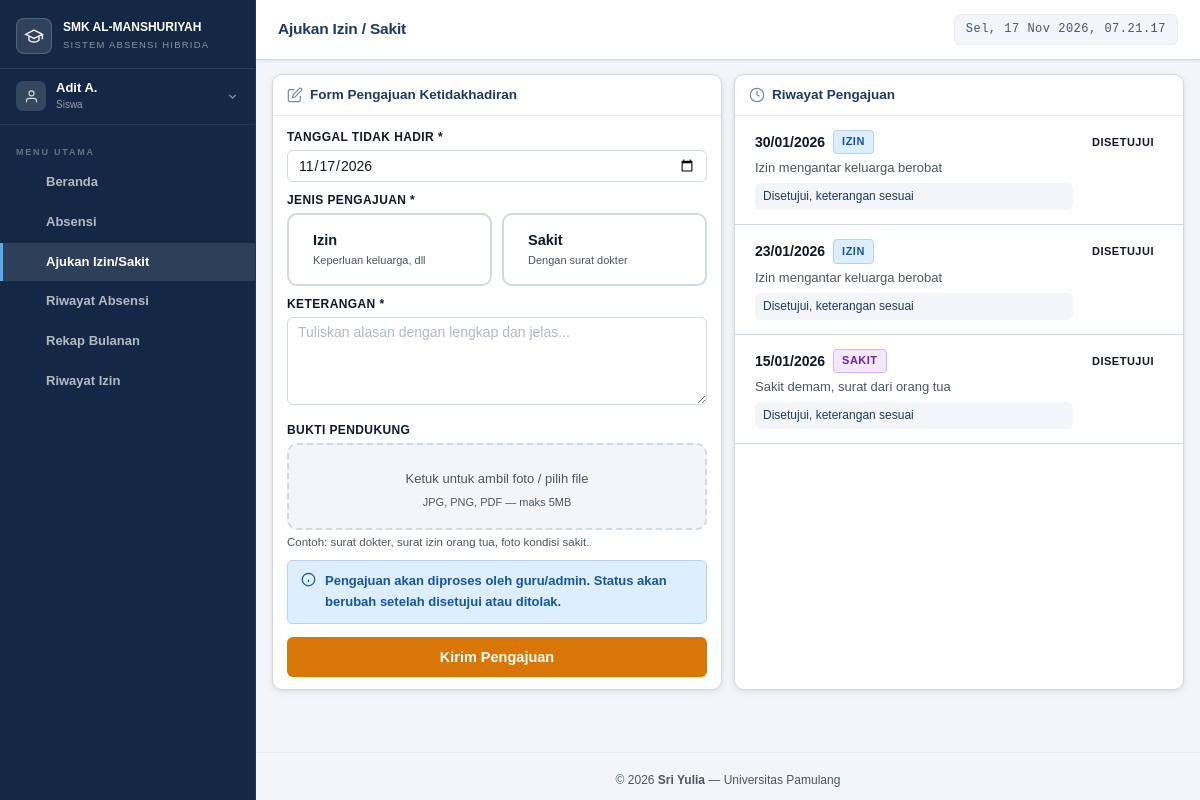
The page /siswa/izin.php (signed in) on the database its author committed.
### tables this page shows
CREATE TABLE `pengajuan_izin` (
  `id` int(11) NOT NULL,
  `siswa_id` int(11) NOT NULL,
  `tanggal` date NOT NULL,
  `jenis` enum('izin','sakit') NOT NULL,
  `keterangan` text DEFAULT NULL,
  `bukti_foto` varchar(255) DEFAULT NULL,
  `status` enum('menunggu','disetujui','ditolak') DEFAULT 'menunggu',
  `diproses_oleh` int(11) DEFAULT NULL,
  `catatan_petugas` text DEFAULT NULL,
  `created_at` timestamp NOT NULL DEFAULT current_timestamp(),
  `updated_at` timestamp NOT NULL DEFAULT current_timestamp() ON UPDATE current_timestamp()
);

### siswa/izin.php (the view, shortened to what this page needs)
<?php
require_once '../includes/config.php';
require_once '../includes/functions.php';
$siswaId = $_SESSION['siswa_id'];
$tanggalDefault = $_GET['tanggal'] ?? date('Y-m-d');
$stmtRiwayat = $pdo->prepare("
    SELECT * FROM pengajuan_izin WHERE siswa_id = ?
    ORDER BY created_at DESC LIMIT 10
");
$stmtRiwayat->execute([$siswaId]);
$riwayatPengajuan = $stmtRiwayat->fetchAll();
require_once '../includes/header.php';
?>
<div style="display:grid;grid-template-columns:1fr 1fr;gap:12px" class="izin-grid">
  <div class="card">
    <div class="card-header">
      <div class="card-title"><svg viewBox="0 0 24 24" fill="none" stroke="currentColor" stroke-width="1.8" style="width:16px;height:16px;opacity:.6"><path d="M11 4H4a2 2 0 00-2 2v14a2 2 0 002 2h14a2 2 0 002-2v-7"/><path d="M18.5 2.5a2.121 2.121 0 013 3L12 15l-4 1 1-4 9.5-9.5z"/></svg>
        Form Pengajuan Ketidakhadiran</div>
    </div>
    <div class="card-body">
      <form method="POST" enctype="multipart/form-data">
        <div class="form-group">
          <label class="form-label">Tanggal Tidak Hadir *</label>
          <input type="date" name="tanggal" class="form-control"
                 value="<?= $tanggalDefault ?>"
                 max="<?= date('Y-m-d') ?>" required>
        </div>
        <div class="form-group">
          <label class="form-label">Jenis Pengajuan *</label>
          <div style="display:grid;grid-template-columns:1fr 1fr;gap:10px">
            <label style="border:2px solid var(--border);border-radius:10px;padding:14px;cursor:pointer;transition:all .2s;display:flex;align-items:center;gap:10px" id="label-izin">
              <div>
                <div style="font-weight:700">Izin</div>
                <div style="font-size:11px;color:var(--text-muted)">Keperluan keluarga, dll</div>
              </div>
            </label>
            <label style="border:2px solid var(--border);border-radius:10px;padding:14px;cursor:pointer;transition:all .2s;display:flex;align-items:center;gap:10px" id="label-sakit">
              <div>
                <div style="font-weight:700">Sakit</div>
                <div style="font-size:11px;color:var(--text-muted)">Dengan surat dokter</div>
              </div>
            </label>
          </div>
        </div>
        <div class="form-group">
          <label class="form-label">Keterangan *</label>
          <textarea name="keterangan" class="form-control" rows="4"
                    placeholder="Tuliskan alasan dengan lengkap dan jelas..."
                    required><?= htmlspecialchars($_POST['keterangan'] ?? '') ?></textarea>
        </div>
        <div class="form-group">
          <label class="form-label">Bukti Pendukung</label>
          <div style="border:2px dashed var(--border);border-radius:10px;padding:16px;text-align:center;cursor:pointer;background:var(--bg)" onclick="document.getElementById('bukti-input').click()">
            <div id="preview-foto">
              <div style="font-size:13px;color:var(--text-muted)">Ketuk untuk ambil foto / pilih file</div>
              <div style="font-size:11px;color:var(--text-muted);margin-top:4px">JPG, PNG, PDF — maks 5MB</div>
            </div>
          </div>
          <div class="form-hint">
            Contoh: surat dokter, surat izin orang tua, foto kondisi sakit.
          </div>
        </div>
        <div class="alert alert-info">
          <svg viewBox="0 0 24 24" fill="none" stroke="currentColor" stroke-width="2" style="width:15px;height:15px;flex-shrink:0"><circle cx="12" cy="12" r="10"/><line x1="12" y1="16" x2="12" y2="12"/><line x1="12" y1="8" x2="12.01" y2="8"/></svg> Pengajuan akan diproses oleh guru/admin. Status akan berubah setelah disetujui atau ditolak.
        </div>
        <button type="submit" class="btn btn-warning btn-block btn-lg">
          Kirim Pengajuan
        </button>
      </form>
    </div>
  </div>
  <div class="card">
    <div class="card-header">
      <div class="card-title"><svg viewBox="0 0 24 24" fill="none" stroke="currentColor" stroke-width="1.8" style="width:16px;height:16px;opacity:.6"><circle cx="12" cy="12" r="10"/><polyline points="12 6 12 12 16 14"/></svg>
        Riwayat Pengajuan</div>
    </div>
    <div class="card-body" style="padding:0">
      <?php if (empty($riwayatPengajuan)): ?>
      <div class="text-center text-muted" style="padding:40px">
        <div style="font-size:40px;margin-bottom:12px"></div>
        <div>Belum ada riwayat pengajuan</div>
      </div>
      <?php else: ?>
      <?php foreach ($riwayatPengajuan as $p): ?>
      <div style="padding:14px 20px;border-bottom:1px solid var(--border)">
        <div style="display:flex;align-items:flex-start;justify-content:space-between;gap:10px">
          <div style="flex:1">
            <div style="display:flex;align-items:center;gap:8px;margin-bottom:4px">
              <strong style="font-size:14px"><?= date('d/m/Y', strtotime($p['tanggal'])) ?></strong>
              <span class="badge <?= $p['jenis']==='sakit'?'badge-sakit':'badge-izin' ?>">
                <?= $p['jenis']==='sakit'?' Sakit':'Izin' ?>
              </span>
            </div>
            <div style="font-size:13px;color:var(--text-muted)"><?= htmlspecialchars(substr($p['keterangan'],0,60)) ?></div>
            <?php if ($p['catatan_petugas']): ?>
            <div style="font-size:12px;color:var(--primary);margin-top:4px;background:var(--bg);padding:4px 8px;border-radius:6px">
              <?= htmlspecialchars($p['catatan_petugas']) ?>
            </div>
            <?php endif; ?>
          </div>
          <div style="text-align:right;flex-shrink:0">
            <?= getStatusBadge($p['status']) ?>
          </div>
        </div>
      </div>
      <?php endforeach; ?>
      <?php endif; ?>
    </div>
  </div>
</div>
<?php
require_once '../includes/footer.php';
?>

### includes/config.php (shortened to what this page needs)
<?php
function getStatusBadge($status)
{
    $badges = [
        'hadir' =>
            '<span class="badge badge-hadir">Hadir</span>',
        'terlambat' =>
            '<span class="badge badge-terlambat">Terlambat</span>',
        'izin' =>
            '<span class="badge badge-izin">Izin</span>',
        'sakit' =>
            '<span class="badge badge-sakit">Sakit</span>',
        'alfa' =>
            '<span class="badge badge-alfa">Alfa</span>',
        'pulang' =>
            '<span class="badge badge-hadir">Pulang</span>',
        'belum_pulang' =>
            '<span class="badge badge-terlambat">Belum Pulang</span>',
        'menunggu' =>
            '<span class="badge badge-izin">Menunggu</span>',
        'disetujui' =>
            '<span class="badge badge-hadir">Disetujui</span>',
        'ditolak' =>
            '<span class="badge badge-alfa">Ditolak</span>',
    ];
    return $badges[$status]
        ?? '<span class="badge">' .
        htmlspecialchars($status) .
        '</span>';
}

### assets/css/style.css (style rules this page uses)
html, body { overflow-x: hidden; max-width: 100%; }
:root { --primary: #1e3a5f; --primary-dark: #142845; --primary-mid: #2a4d7a; --primary-light: #3b6da8; --primary-pale: #dce9f8; --accent: #1a6b63; --accent-light: #22877d; --success: #1a7a45; --success-bg: #e6f4ec; --danger: #b91c1c; --danger-bg: #fce9e9; --warning: #92540e; --warning-bg: #fef3e2; --info: #1555a0; --info-bg: #ddeeff; --purple: #6b21a8; --purple-bg: #f3e8ff; --bg: #f3f5f8; --bg-subtle: #eaecf0; --card: #ffffff; --card-alt: #f8f9fb; --text: #111827; --text-secondary: #374151; --text-muted: #4b5563; --border: #d1d9e0; --border-light: #e8ecf0; --divider: #e5e9ee; --shadow-xs: 0 1px 3px rgba(0,0,0,.06), 0 1px 2px rgba(0,0,0,.04); --shadow: 0 2px 8px rgba(0,0,0,.07), 0 1px 3px rgba(0,0,0,.05); --shadow-md: 0 4px 16px rgba(0,0,0,.09), 0 2px 6px rgba(0,0,0,.05); --shadow-lg: 0 8px 28px rgba(0,0,0,.12), 0 4px 10px rgba(0,0,0,.06); --radius: 10px; --radius-sm: 6px; --radius-lg: 14px; --radius-xl: 20px; --sidebar-w: 256px; --header-h: 60px; --font: 'Plus Jakarta Sans', sans-serif; --font-mono: 'JetBrains Mono', monospace; }
*, *::before, *::after { box-sizing: border-box; margin: 0; padding: 0; }
html { scroll-behavior: smooth; }
body { font-family: var(--font); background: var(--bg); color: var(--text); font-size: 14.5px; line-height: 1.6; min-height: 100vh; min-height: 100dvh; -webkit-font-smoothing: antialiased; }
button, input, select, textarea { font-family: var(--font); }
.card { background: var(--card); border-radius: var(--radius); box-shadow: var(--shadow); border: 1px solid var(--border); overflow: hidden; }
.card-header { padding: 9px 14px; border-bottom: 1px solid var(--divider); display: flex; align-items: center; justify-content: space-between; gap: 12px; }
.card-title { font-size: 13.5px; font-weight: 700; color: var(--primary); display: flex; align-items: center; gap: 7px; }
.card-body { padding: 12px 14px; }
.badge { display: inline-flex; align-items: center; gap: 3px; padding: 2.5px 8px; border-radius: 4px; font-size: 11px; font-weight: 700; text-transform: uppercase; letter-spacing: .5px; border: 1px solid transparent; }
.badge-izin { background: var(--info-bg); color: var(--info); border-color: #b3d4f5; }
.badge-sakit { background: var(--purple-bg); color: var(--purple); border-color: #d8b4fe; }
.btn { display: inline-flex; align-items: center; gap: 6px; padding: 8px 15px; border-radius: var(--radius-sm); font-size: 13px; font-weight: 700; border: 1px solid transparent; cursor: pointer; transition: all .18s; text-decoration: none; white-space: nowrap; }
.btn-warning { background: #d97706; color: #fff; }
.btn-lg { padding: 11px 22px; font-size: 14.5px; }
.btn-block { width: 100%; justify-content: center; }
.form-group { margin-bottom: 9px; }
.form-label { display: block; font-size: 12px; font-weight: 700; color: var(--text); margin-bottom: 3px; text-transform: uppercase; letter-spacing: .4px; }
.form-control { width: 100%; padding: 6px 10px; border: 1.5px solid var(--border); border-radius: var(--radius-sm); font-size: 14px; color: var(--text); background: #fff; transition: border-color .18s, box-shadow .18s; outline: none; }
.form-control::placeholder { color: #b0b8c4; }
textarea.form-control { resize: vertical; min-height: 88px; }
.form-hint { font-size: 11.5px; color: var(--text-muted); margin-top: 3px; }
.alert { padding: 10px 13px; border-radius: var(--radius-sm); font-size: 13px; font-weight: 600; margin-bottom: 13px; display: flex; align-items: flex-start; gap: 9px; border: 1px solid transparent; }
.alert svg { width: 16px; height: 16px; flex-shrink: 0; margin-top: 1px; }
.alert-info { background: var(--info-bg); color: var(--info); border-color: #b3d4f5; }

### rows shown on the page
pengajuan_izin: tanggal "30/01/2026", jenis "IZIN", keterangan "Izin mengantar keluarga berobat", catatan_petugas "Disetujui, keterangan sesuai", status "DISETUJUI"
pengajuan_izin: tanggal "23/01/2026", jenis "IZIN", keterangan "Izin mengantar keluarga berobat", catatan_petugas "Disetujui, keterangan sesuai", status "DISETUJUI"
pengajuan_izin: tanggal "15/01/2026", jenis "SAKIT", keterangan "Sakit demam, surat dari orang tua", catatan_petugas "Disetujui, keterangan sesuai", status "DISETUJUI"

### other values the page prints
$nama "Adit A."
$item['label'] "Beranda"
$item['label'] "Absensi"
$item['label'] "Ajukan Izin/Sakit"
$item['label'] "Riwayat Absensi"
$item['label'] "Rekap Bulanan"
$item['label'] "Riwayat Izin"
$pageTitle "Ajukan Izin / Sakit"
